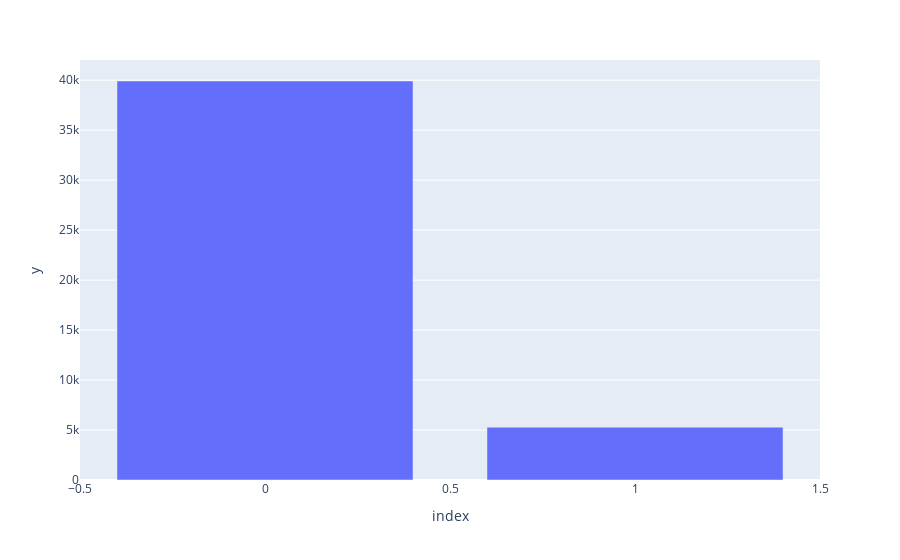

Notebook code cell kept with this figure:
### Code cell
fig = px.bar(df, x=df.index, y=df.y)
fig.show()

### Figure 1 — Plotly figure (JSON) as saved in the notebook; plotly's stock layout.template omitted (floating-point values rounded to 4 significant figures)
{"data": [{"alignmentgroup": "True", "hovertemplate": "index=%{x}<br>y=%{y}<extra></extra>", "legendgroup": "", "marker": {"color": "#636efa"}, "name": "", "offsetgroup": "", "orientation": "v", "showlegend": false, "textposition": "auto", "type": "bar", "x": [0, 1], "xaxis": "x", "y": [39922, 5289], "yaxis": "y"}], "layout": {"barmode": "relative", "legend": {"tracegroupgap": 0}, "margin": {"t": 60}, "xaxis": {"anchor": "y", "domain": [0, 1], "title": {"text": "index"}}, "yaxis": {"anchor": "x", "domain": [0, 1], "title": {"text": "y"}}}}
